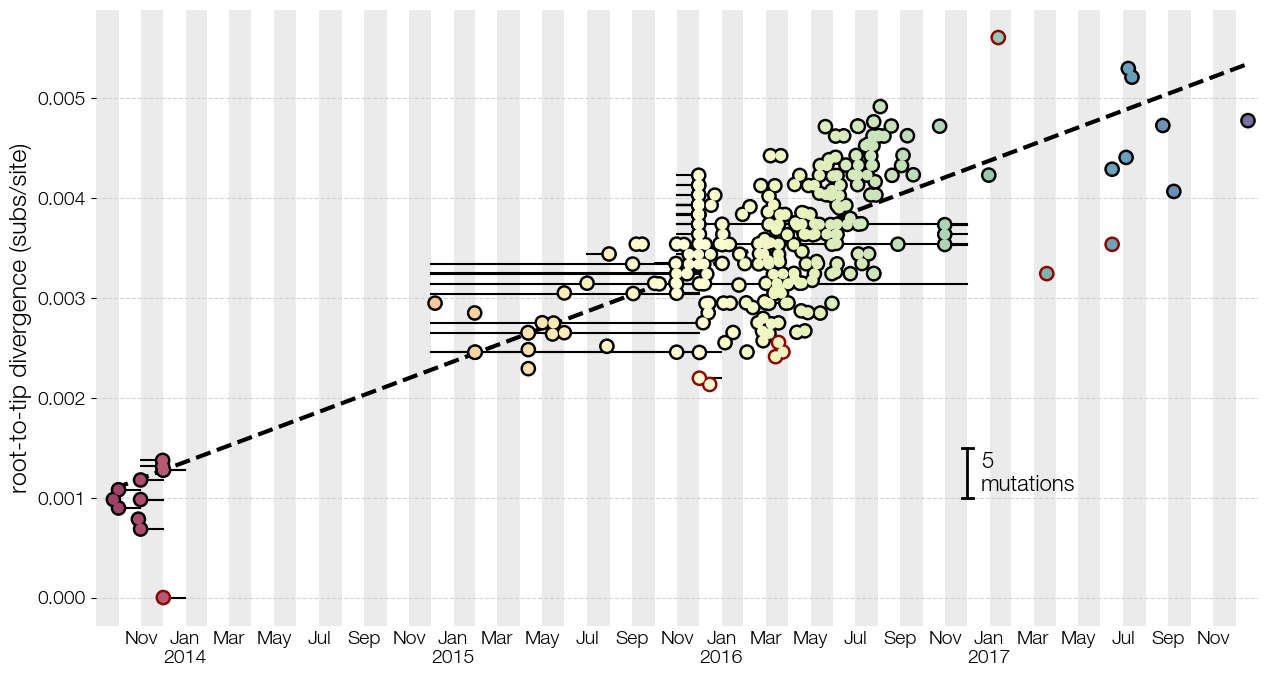

The script that saved this image:
import baltic as bt
from baltic import bt_utils
from baltic import curonia

import matplotlib as mpl
from matplotlib import pyplot as plt
from matplotlib.gridspec import GridSpec

mpl.use("Agg")

ll = bt.io.load_newick('zika.nwk', treeType='divergence', tipRegex=r'\|([0-9\-]+)\|[A-Za-z\_]+$', absoluteTime=True, variableDate=True)
ll.treeStats()

ll, uncertainDates = ll.root_by_regression(stat='r^2', forcePositive=True) ## run root-to-tip regression, also returns uncertain tip dates as a dict

##########
fig = plt.figure(figsize=(15, 8), facecolor='w')
gs = GridSpec(1, 1)
ax=plt.subplot(gs[0])

outliers, slope, intercept, residuals = curonia.plot_root_to_tip(ax, ll, highlightOutliers=True, orientation='horizontal') ## plot root to tip

print(f"Number of outliers: {len(outliers)}\nOutliers: {', '.join([k.name for k in outliers])}")

bt.plot_scale_bar(ax, xy=(2017, 0.001), textXY=(2017.05, 0.00125), tree=ll, alnL=10000, style='fancy', fancyWidth=40, orientation='vertical', textKwargs={'fontsize': 16})

calendarTimeline = bt_utils.generate_calendar_timeline('2013-10-01', '2018-02-01', spacing='monthly')
bt_utils.plot_time_grid(ax, calendarTimeline)
bt_utils.format_time_grid(ax, [d for d in calendarTimeline if int(d.split('-')[1]) % 2 == 1])

ax.grid(axis='y', ls='--', color='lightgray')
bt_utils.clean_axes(ax, removeTickLabels='none')

ax.tick_params(labelsize=14)
ax.set_ylabel('root-to-tip divergence (subs/site)', size=18)

ax.set_xlim(bt_utils.calendar_to_decimal_date('2013-10-01'), bt_utils.calendar_to_decimal_date('2018-02-01'))

plt.savefig('root-to-tip.png', bbox_inches='tight')